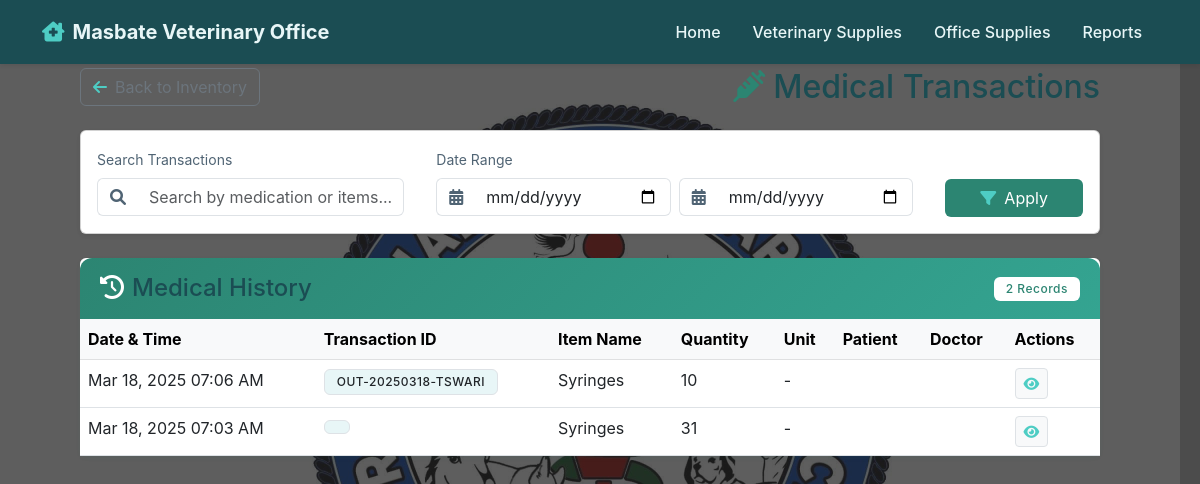
The app's page /vet/transactions/ (signed in) with its own data.
### vet_supplies/models.py (models this page shows, shortened)
class MassOutgoing(models.Model):
    transaction_id = models.CharField(max_length=100, unique=True)
    date = models.DateTimeField(auto_now_add=True)
    reason = models.TextField()
    patient_name = models.CharField(max_length=200, blank=True, default='')
    doctor_name = models.CharField(max_length=200, blank=True, default='')
    processed_by = models.ForeignKey(
        User,
        on_delete=models.PROTECT,
        related_name='vet_mass_outgoings'
    )
    supplies = models.ManyToManyField(
        'VetSupply',
        through='MassOutgoingItem',
        related_name='vet_outgoing_transactions'
    )
    class Meta:
        ordering = ['-date']

class MassOutgoingItem(models.Model):
    mass_outgoing = models.ForeignKey(
        MassOutgoing,
        on_delete=models.CASCADE,
        related_name='items',
        null=True,  # Add this to make the field nullable
        blank=True  # Add this to make the field optional in forms
    )
    supply = models.ForeignKey(
        'VetSupply',
        on_delete=models.CASCADE,
        related_name='vet_supply_transactions'
    )
    quantity = models.PositiveIntegerField()

class VetSupply(models.Model):
    name = models.CharField(max_length=200)
    quantity = models.IntegerField(default=0)
    created_at = models.DateTimeField(auto_now_add=True)
    updated_at = models.DateTimeField(auto_now=True)

### vet_supplies/views.py (the view)
# urls.py: path('transactions/', views.MassOutgoingListView.as_view(), name='mass-outgoing-list'),
class MassOutgoingListView(LoginRequiredMixin, ListView):
    model = MassOutgoing
    template_name = 'vet_supplies/mass_outgoing_list.html'
    context_object_name = 'transactions'
    paginate_by = 10
    def get_queryset(self):
        queryset = MassOutgoing.objects.prefetch_related('items', 'items__supply').order_by('-date')
        search_query = self.request.GET.get('search')
        date_from = self.request.GET.get('date_from')
        date_to = self.request.GET.get('date_to')
        if search_query:
            queryset = queryset.filter(
                Q(items__supply__name__icontains=search_query) |
                Q(reason__icontains=search_query) |
                Q(processed_by__username__icontains=search_query)
            ).distinct()
        if date_from:
            try:
                date_from = datetime.strptime(date_from, '%Y-%m-%d').date()
                queryset = queryset.filter(date__gte=date_from)
            except ValueError:
                pass
        if date_to:
            try:
                date_to = datetime.strptime(date_to, '%Y-%m-%d').date()
                queryset = queryset.filter(date__lte=date_to)
            except ValueError:
                pass
        return queryset
    def get_context_data(self, **kwargs):
        context = super().get_context_data(**kwargs)
        context.update({
            'search': self.request.GET.get('search', ''),
            'date_from': self.request.GET.get('date_from', ''),
            'date_to': self.request.GET.get('date_to', '')
        })
        return context

### vet_supplies/templates/vet_supplies/mass_outgoing_list.html (shortened to what this page needs)
{% extends 'base.html' %}
{% load humanize %}
{% load static %}
{% block content %}
<div class="container-fluid px-4">
    <div class="d-flex justify-content-between align-items-center mb-4">
        <a href="{% url 'vet_supplies:supply-list' %}" class="btn btn-outline-secondary hover-lift">
            <i class="fas fa-arrow-left me-2"></i>Back to Inventory
        </a>
        <h2 class="mb-0"><i class="fas fa-syringe me-2 text-vet"></i>Medical Transactions</h2>
    </div>
    <div class="card shadow-sm mb-4">
        <div class="card-body">
            <form method="get" class="row g-3">
                <div class="col-lg-4">
                    <label class="form-label text-muted small">Search Transactions</label>
                    <div class="input-group">
                        <span class="input-group-text bg-white border-end-0">
                            <i class="fas fa-search text-muted"></i>
                        </span>
                        <input type="text" name="search" class="form-control border-start-0"
                               placeholder="Search by medication or items..." value="{{ request.GET.search }}">
                    </div>
                </div>
                <div class="col-lg-6">
                    <label class="form-label text-muted small">Date Range</label>
                    <div class="d-flex gap-2">
                        <div class="input-group">
                            <span class="input-group-text bg-white border-end-0">
                                <i class="fas fa-calendar-alt text-muted"></i>
                            </span>
                            <input type="date" name="date_from" class="form-control border-start-0"
                                   value="{{ request.GET.date_from }}">
                        </div>
                        <div class="input-group">
                            <span class="input-group-text bg-white border-end-0">
                                <i class="fas fa-calendar-alt text-muted"></i>
                            </span>
                            <input type="date" name="date_to" class="form-control border-start-0"
                                   value="{{ request.GET.date_to }}">
                        </div>
                    </div>
                </div>
                <div class="col-lg-2">
                    <label class="form-label">&nbsp;</label>
                    <div class="d-flex gap-2">
                        <button type="submit" class="btn btn-vet flex-grow-1">
                            <i class="fas fa-filter me-2"></i>Apply
                        </button>
                    </div>
                </div>
            </form>
        </div>
    </div>
    <div class="card shadow-vet border-0">
        <div class="card-header bg-vet-gradient text-white py-3">
            <div class="d-flex align-items-center justify-content-between">
                <h4 class="mb-0"><i class="fas fa-history me-2"></i>Medical History</h4>
                <div class="badge bg-white text-vet">{{ transactions.count }} Records</div>
            </div>
        </div>
        <div class="card-body p-0">
            {% if transactions %}
            <div class="table-responsive">
                <table class="table table-hover mb-0">
                    <thead class="table-light">
                        <tr>
                            <th>Date & Time</th>
                            <th>Transaction ID</th>
                            <th>Item Name</th>
                            <th>Quantity</th>
                            <th>Unit</th>
                            <th>Patient</th>
                            <th>Doctor</th>
                            <th>Actions</th>
                        </tr>
                    </thead>
                    <tbody>
                        {% for transaction in transactions %}
                            {% for item in transaction.items.all %}
                            <tr>
                                <td>{{ transaction.date|date:"M d, Y h:i A" }}</td>
                                <td>
                                    <span class="badge bg-light text-dark border">
                                        {{ transaction.transaction_id }}
                                    </span>
                                </td>
                                <td>{{ item.supply.name }}</td>
                                <td>{{ item.quantity }}</td>
                                <td>{{ item.supply.unit|default:"-" }}</td>
                                <td>{{ transaction.patient_name }}</td>
                                <td>{{ transaction.doctor_name }}</td>
                                <td>
                                    <button class="btn btn-sm btn-light border view-details"
                                            data-id="{{ transaction.id }}"
                                            data-bs-toggle="modal"
                                            data-bs-target="#transactionModal">
                                        <i class="fas fa-eye"></i>
                                    </button>
                                </td>
                            </tr>
                            {% endfor %}
                        {% endfor %}
                    </tbody>
                </table>
            </div>
            {% else %}
            <div class="text-center py-5">
                <img src="{% static 'img/no-data.svg' %}" alt="No Data" class="mb-3" style="max-width: 200px;">
                <h5 class="text-muted">No transactions found</h5>
                <p class="text-muted small">Try adjusting your search or filter criteria</p>
            </div>
            {% endif %}
        </div>
    </div>
</div>
{% endblock %}

### static/css/custom.css (style rules this page uses)
.input-group { max-width: 400px; margin: 0 auto; }

### vet_supplies/templates/vet_supplies/mass_outgoing_list.html (style rules this page uses)
.bg-vet-gradient { background: linear-gradient(135deg, #2c8572, #34a491); }
.text-vet { color: #2c8572; }
.btn-vet { background-color: #2c8572; color: white; }
.shadow-vet { box-shadow: 0 0.125rem 0.25rem rgba(44, 133, 114, 0.075); }

### records on screen
MassOutgoingItem: supply.name "Syringes", quantity "10", supply.unit "-"
MassOutgoingItem: supply.name "Syringes", quantity "31", supply.unit "-"

### other values on screen
{{ transactions.count }} "2"
